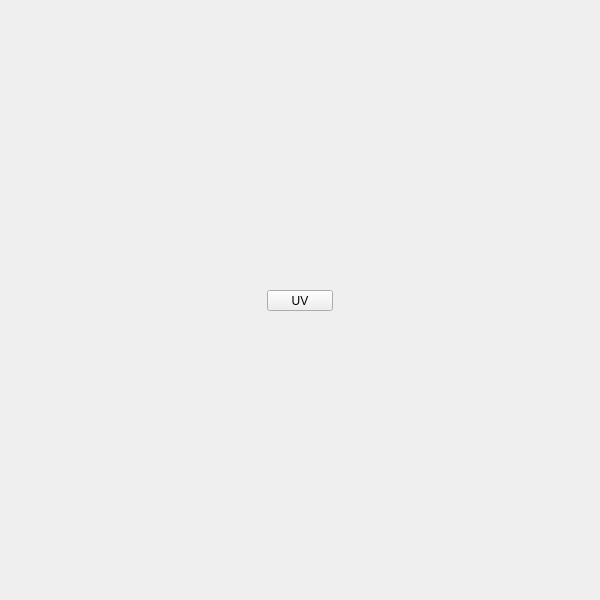
<?xml version="1.0" encoding="UTF-8"?>
<ui version="4.0">
 <class>QtUi</class>
 <widget class="QMainWindow" name="QtUi">
  <property name="geometry"><rect><x>0</x><y>0</y><width>600</width><height>600</height></rect></property>
  <property name="sizePolicy"><sizepolicy hsizetype="Ignored" vsizetype="Ignored"><horstretch>0</horstretch><verstretch>0</verstretch></sizepolicy></property>
  <property name="minimumSize"><size><width>0</width><height>0</height></size></property>
  <property name="maximumSize"><size><width>600</width><height>600</height></size></property>
  <property name="toolButtonStyle"><enum>Qt::ToolButtonIconOnly</enum></property>
  <property name="tabShape"><enum>QTabWidget::Triangular</enum></property>
  <property name="dockNestingEnabled"><bool>true</bool></property>
  <property name="dockOptions"><set>QMainWindow::AllowNestedDocks|QMainWindow::AllowTabbedDocks|QMainWindow::AnimatedDocks|QMainWindow::ForceTabbedDocks</set></property>
  <widget class="QWidget" name="widget">
   <property name="sizePolicy"><sizepolicy hsizetype="Ignored" vsizetype="Ignored"><horstretch>0</horstretch><verstretch>0</verstretch></sizepolicy></property>
   <widget class="MenuButton" name="b003">
    <property name="geometry">
     <rect><x>267</x><y>290</y><width>66</width><height>21</height></rect>
    </property>
    <property name="minimumSize"><size><width>0</width><height>21</height></size></property>
    <property name="maximumSize"><size><width>999</width><height>21</height></size></property>
    <property name="target"><string>mesh_uv</string></property>
    <property name="text"><string>UV</string></property>
   </widget>
  </widget>
 </widget>
 <customwidgets>
  <customwidget><class>MenuButton</class><extends>QPushButton</extends><header>widgets.menubutton.h</header></customwidget>
 </customwidgets>
 <resources/>
 <connections/>
</ui>
